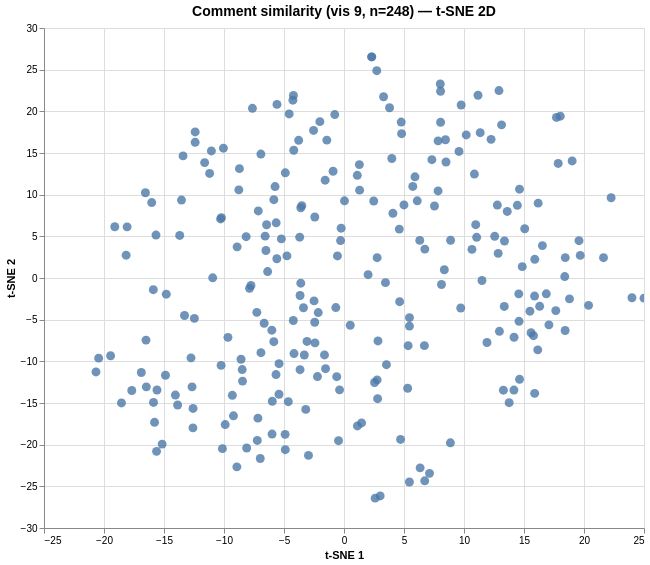

This figure's Vega-Lite source:
### Vega specification from a JSON file in a GitHub repository (floating-point values rounded to 4 significant figures; data arrays with more than 128 entries replaced by an {"elided": "..."} marker saying what was removed)
{"$schema": "https://vega.github.io/schema/vega/v6.json", "data": [{"name": "param_1e9efca18e7a2868_store"}, {"name": "source_0", "values": {"elided": "248 records"}}, {"name": "source_0_x_domain_dim_1", "values": [{"min": -20.67, "max": 25.0}]}, {"name": "source_0_y_domain_dim_2", "values": [{"min": -26.42, "max": 26.54}]}], "signals": [{"name": "unit", "value": {}, "on": [{"events": "pointermove", "update": "isTuple(group()) ? group() : unit"}]}, {"name": "param_1e9efca18e7a2868", "update": "vlSelectionResolve(\"param_1e9efca18e7a2868_store\", \"union\")"}, {"name": "param_1e9efca18e7a2868_dim_1", "on": [{"events": [{"source": "view", "type": "dblclick"}], "update": "null"}, {"events": {"signal": "param_1e9efca18e7a2868_translate_delta"}, "update": "panLinear(param_1e9efca18e7a2868_translate_anchor.extent_x, -param_1e9efca18e7a2868_translate_delta.x / width)"}, {"events": {"signal": "param_1e9efca18e7a2868_zoom_delta"}, "update": "zoomLinear(domain(\"x\"), param_1e9efca18e7a2868_zoom_anchor.x, param_1e9efca18e7a2868_zoom_delta)"}]}, {"name": "param_1e9efca18e7a2868_dim_2", "on": [{"events": [{"source": "view", "type": "dblclick"}], "update": "null"}, {"events": {"signal": "param_1e9efca18e7a2868_translate_delta"}, "update": "panLinear(param_1e9efca18e7a2868_translate_anchor.extent_y, param_1e9efca18e7a2868_translate_delta.y / height)"}, {"events": {"signal": "param_1e9efca18e7a2868_zoom_delta"}, "update": "zoomLinear(domain(\"y\"), param_1e9efca18e7a2868_zoom_anchor.y, param_1e9efca18e7a2868_zoom_delta)"}]}, {"name": "param_1e9efca18e7a2868_tuple", "on": [{"events": [{"signal": "param_1e9efca18e7a2868_dim_1 || param_1e9efca18e7a2868_dim_2"}], "update": "param_1e9efca18e7a2868_dim_1 && param_1e9efca18e7a2868_dim_2 ? {unit: \"\", fields: param_1e9efca18e7a2868_tuple_fields, values: [param_1e9efca18e7a2868_dim_1,param_1e9efca18e7a2868_dim_2]} : null"}]}, {"name": "param_1e9efca18e7a2868_tuple_fields", "value": [{"field": "dim_1", "channel": "x", "type": "R"}, {"field": "dim_2", "channel": "y", "type": "R"}]}, {"name": "param_1e9efca18e7a2868_translate_anchor", "value": {}, "on": [{"events": [{"source": "scope", "type": "pointerdown"}], "update": "{x: x(unit), y: y(unit), extent_x: domain(\"x\"), extent_y: domain(\"y\")}"}]}, {"name": "param_1e9efca18e7a2868_translate_delta", "value": {}, "on": [{"events": [{"source": "window", "between": [{"source": "scope", "type": "pointerdown"}, {"source": "window", "type": "pointerup"}], "type": "pointermove", "consume": true}], "update": "{x: param_1e9efca18e7a2868_translate_anchor.x - x(unit), y: param_1e9efca18e7a2868_translate_anchor.y - y(unit)}"}]}, {"name": "param_1e9efca18e7a2868_zoom_anchor", "on": [{"events": [{"source": "scope", "consume": true, "type": "wheel"}], "update": "{x: invert(\"x\", x(unit)), y: invert(\"y\", y(unit))}"}]}, {"name": "param_1e9efca18e7a2868_zoom_delta", "on": [{"events": [{"source": "scope", "type": "wheel", "consume": true}], "update": "pow(1.001, event.deltaY * pow(16, event.deltaMode))", "force": true}]}, {"name": "param_1e9efca18e7a2868_modify", "on": [{"events": {"signal": "param_1e9efca18e7a2868_tuple"}, "update": "modify(\"param_1e9efca18e7a2868_store\", param_1e9efca18e7a2868_tuple, true)"}]}], "marks": [{"type": "symbol", "name": "marks", "from": {"data": "source_0"}, "encode": {"update": {"size": {"value": 80}, "tooltip": {"signal": "{\"Comment #\": format(datum[\"index\"], \"\"), \"Comment\": isValid(datum[\"comment\"]) ? datum[\"comment\"] : \"\"+datum[\"comment\"]}"}, "opacity": {"value": 0.8}, "fill": {"value": "#4c78a8"}, "x": {"field": "dim_1", "scale": "x"}, "y": {"field": "dim_2", "scale": "y"}, "shape": {"value": "circle"}}}, "style": ["circle"], "interactive": true, "clip": true}], "scales": [{"name": "x", "type": "linear", "domain": [{"signal": "(data(\"source_0_x_domain_dim_1\")[0] || {}).min"}, {"signal": "(data(\"source_0_x_domain_dim_1\")[0] || {}).max"}], "range": [0, {"signal": "width"}], "zero": true, "nice": true, "domainRaw": {"signal": "param_1e9efca18e7a2868[\"dim_1\"]"}}, {"name": "y", "type": "linear", "domain": [{"signal": "(data(\"source_0_y_domain_dim_2\")[0] || {}).min"}, {"signal": "(data(\"source_0_y_domain_dim_2\")[0] || {}).max"}], "range": [{"signal": "height"}, 0], "zero": true, "nice": true, "domainRaw": {"signal": "param_1e9efca18e7a2868[\"dim_2\"]"}}], "axes": [{"scale": "x", "gridScale": "y", "orient": "bottom", "maxExtent": 0, "tickCount": {"signal": "ceil(width/40)"}, "ticks": false, "zindex": 0, "minExtent": 0, "aria": false, "grid": true, "labels": false, "domain": false}, {"scale": "y", "tickCount": {"signal": "ceil(height/40)"}, "zindex": 0, "domain": false, "maxExtent": 0, "grid": true, "orient": "left", "labels": false, "minExtent": 0, "ticks": false, "gridScale": "x", "aria": false}, {"scale": "x", "grid": false, "labelFlush": true, "zindex": 0, "labelOverlap": true, "tickCount": {"signal": "ceil(width/40)"}, "orient": "bottom", "title": "t-SNE 1"}, {"scale": "y", "labelOverlap": true, "orient": "left", "zindex": 0, "title": "t-SNE 2", "tickCount": {"signal": "ceil(height/40)"}, "grid": false}], "title": {"text": "Comment similarity (vis 9, n=248) — t-SNE 2D", "frame": "group", "fontSize": 14}, "style": "cell", "height": 500, "background": "white", "width": 600, "padding": 5}
